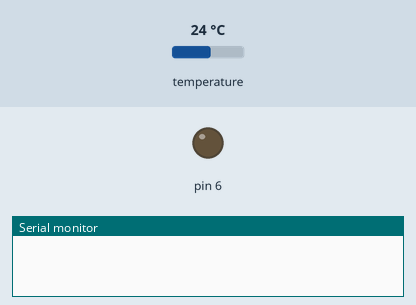
Recording of a sketch running on a simulated Arduino Uno, built with avr-gcc and run on an emulated ATmega328P. Shown: output pins drawn as LEDs (lit = HIGH), the last lines printed to the serial monitor. The test bench sets the inputs (shaded band); at power-on: temperature 24 °C.

Above: at 0.1 s.
At 30.8 s:
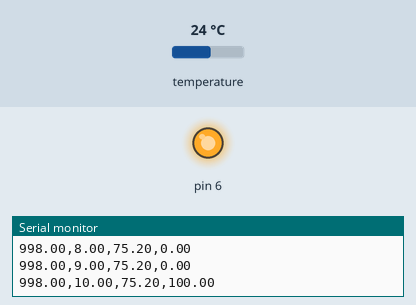
Timing chart, 0 to 32.3 s (numbered marks = the images above):
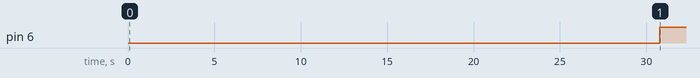

Measured:
- by itself, pin 6: LOW → HIGH at 30.8 s

The sketch:

sopdt_test.ino
```cpp
//From Paul Stoffregen

#include <OneWire.h>

//MIT License
//Copyright (c) 2024 Miles Burton
//Permission is hereby granted, free of charge, to any person obtaining a copy of this software and associated documentation files (the "Software"), to deal in the Software without restriction, including without limitation the rights to use, copy, modify, merge, publish, distribute, sublicense, and/or sell copies of the Software, and to permit persons to whom the Software is furnished to do so, subject to the following conditions:
//The above copyright notice and this permission notice shall be included in all copies or substantial portions of the Software.
//THE SOFTWARE IS PROVIDED "AS IS", WITHOUT WARRANTY OF ANY KIND, EXPRESS OR IMPLIED, INCLUDING BUT NOT LIMITED TO THE WARRANTIES OF MERCHANTABILITY, FITNESS FOR A PARTICULAR PURPOSE AND NONINFRINGEMENT. IN NO EVENT SHALL THE AUTHORS OR COPYRIGHT HOLDERS BE LIABLE FOR ANY CLAIM, DAMAGES OR OTHER LIABILITY, WHETHER IN AN ACTION OF CONTRACT, TORT OR OTHERWISE, ARISING FROM, OUT OF OR IN CONNECTION WITH THE SOFTWARE OR THE USE OR OTHER DEALINGS IN THE SOFTWARE.


#include <DallasTemperature.h>

// Data wire is connected to the Arduino digital pin 4
#define ONE_WIRE_BUS 4
double loop_start;
double T;
double Q;
double t= 0.0;
double flag = 998.0;
double check;
double t_total = 610.0;
double sp;
double sp_end = 115.0;


// Setup a oneWire instance to communicate with any OneWire devices
OneWire oneWire(ONE_WIRE_BUS);

// Pass our oneWire reference to Dallas Temperature sensor
DallasTemperature sensors(&oneWire);

void setup(void)
{
// Start serial communication for debugging purposes
Serial.begin(9600);
// Start up the library
sensors.begin();
pinMode(6, OUTPUT);
delay(20000);
}

void loop(void){
// Call sensors.requestTemperatures() to issue a global temperature and Requests to all devices on the bus
if (t < t_total) {
loop_start = millis();
sensors.requestTemperatures();

T = sensors.getTempFByIndex(0);


if (t<10) {
analogWrite(6,0);
Q = 0.0;
}

// On/off kicks in
if (t>=10) {


  //on
  if (T<sp_end) {
  analogWrite(6,255);
  Q = 100.0;
  }
  //off
  if (T>= sp_end) {
    analogWrite(6,0);
    Q = 0.0;
  }


}


Serial.print(flag);
Serial.print(',');
Serial.print(t);
Serial.print(',');
Serial.print(T);
Serial.print(',');
Serial.print(Q);
if (t < 1) {
  Serial.print(',');
  Serial.print(sp_end);
  Serial.print(',');
  Serial.println(t_total);
}
if (t >=1) {
  Serial.print('\n');
}

t = t + 1;
double check = millis()- loop_start;
while (check < 1000) {
check = millis()- loop_start;
}
}
if (t >= t_total) {
  flag = 999.0;
  Serial.print(flag);
Serial.print(',');
Serial.print(t);
Serial.print(',');
Serial.print(T);
Serial.print(',');
Serial.println(Q);
}
}
```
